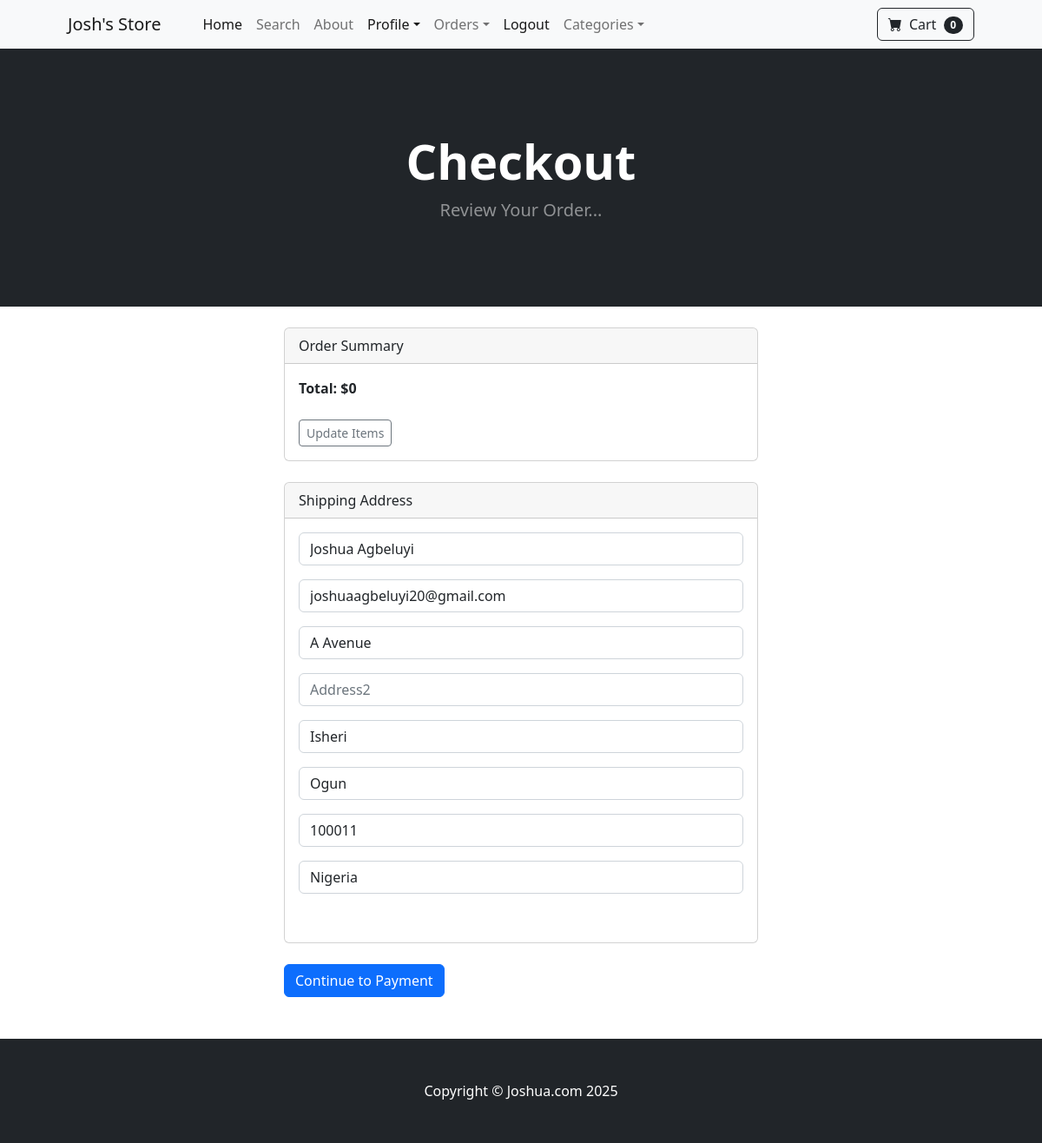
The app's page /payment/checkout (signed in) with its own data.
### payment/models.py (models this page shows, shortened)
class ShippingAddress(models.Model):
    user = models.ForeignKey(User, on_delete=models.CASCADE, null=True, blank=True)
    shipping_full_name = models.CharField(max_length=255)
    shipping_email = models.EmailField(max_length=255)
    shipping_address1 = models.CharField(max_length=255)
    shipping_address2 = models.CharField(max_length=255, blank=True, null=True)
    shipping_city = models.CharField(max_length=100)
    shipping_state = models.CharField(max_length=100, blank=True, null=True)
    shipping_zip_code = models.CharField(max_length=20, blank=True, null=True)
    shipping_country = models.CharField(max_length=100)
    class Meta:
        verbose_name_plural = 'Shipping Address'

### payment/views.py (the view)
# urls.py: path('checkout', views.checkout, name='checkout'),
def checkout(request):
    cart = Cart(request)
    cart_products = cart.get_prods
    quantites = cart.get_quants
    totals = cart.cart_total()
    if request.user.is_authenticated:
        try:
            shipping_user = ShippingAddress.objects.get(user__id=request.user.id)
        except ObjectDoesNotExist:
            shipping_user = None
        shipping_form = ShippingForm(request.POST or None, instance=shipping_user)
    else:
        shipping_form = ShippingForm(request.POST or None)  # Don't use instance for guest
    return render(request, "payment/checkout.html", {
        'cart_products': cart_products,
        'quantites': quantites,
        'totals': totals,
        'shipping_form': shipping_form
    })

### cart/cart.py (called while the page is built, shortened)
    def cart_total(self):
        ourcart = self.cart
        product_ids = ourcart.keys()
        products = Product.objects.filter(id__in=product_ids)
        total = 0
        return total

    def __len__(self):
        return len(self.cart)

    def get_prods(self):
        product_ids = self.cart.keys()
        products = Product.objects.filter(id__in=product_ids)
        return products

### cart/context_processors.py (called while the page is built)
def cart(request):
    return {'cart': Cart(request)}

### payment/templates/payment/checkout.html (shortened to what this page needs)
{% extends 'base.html' %}
{% block content %}
        <header class="bg-dark py-5">
            <div class="container px-4 px-lg-5 my-5">
                <div class="text-center text-white">
                    <h1 class="display-4 fw-bolder">Checkout</h1>
                    <p class="lead fw-normal text-white-50 mb-0">Review Your Order...</p>
                </div>
            </div>
        </header>
    <br/>
        <div class="container">
            <div class="row">
                    <div class="col-md-6 offset-md-3">
                       <div class="card">
                        <div class="card-header">
                            Order Summary
                        </div>
                        <div class="card-body">
                           <strong>Total: ${{ totals }}</strong>
                            <br/><br/>
                            <a href="{% url 'cart_summary' %}" class="btn btn-sm btn-outline-secondary">Update Items</a>
                            <br/>
                        </div>
                        </div>
                        <br/>
                        <div class="card">
                        <div class="card-header">
                            Shipping Address
                        </div>
                        <div class="card-body">
                            <form method="POST" action="{% url 'billing_info' %}">
                            {{ shipping_form.as_p }}
                            <br/>
                        </div>
                        </div>
                        <br/>
                        <button type="submit" class="btn btn-primary">Continue to Payment</button>
                        </div>
                    </div>
            </div>
<br/><br/>
{% endblock %}

### records on screen
ShippingAddress: shipping_full_name "Joshua Agbeluyi", shipping_email "joshuaagbeluyi20@gmail.com", shipping_address1 "A Avenue", shipping_city "Isheri", shipping_state "Ogun", shipping_zip_code "100011", shipping_country "Nigeria"

### other values on screen
{{ cart|length }} "0"
{{ totals }} "0"
